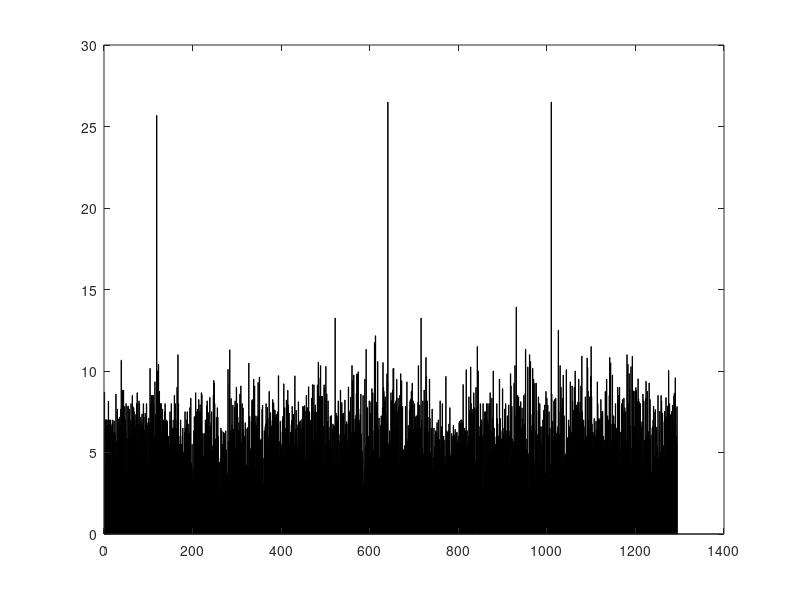

Source code (MATLAB): (Note: this script raises an error after producing the figure.)
% % % a practice for a timing test
% % % 1. read data and check
raw = load('./time.txt');
time(:, 3:4) = raw(2:end, 1:2);
time(:, 1:2) = raw(1:end-1, 3:4);
minute = mod(time, 100);
hour = floor(time/100);

X = hour(:, 1) < 20 | hour(:, 2) < 20 | hour(:, 3) > 12 | ...
	hour(:, 4) > 12 | minute(:, 1) > 59 | minute(:, 2) > 59 | ...
	minute(:, 3) > 59 | minute(:, 4) > 59;
Y = find(X);time(Y, :)

timec = time;
XXX = Y([7 16 18 23 33]);
timec(Y([3, 4]), 2) = timec(Y([3, 4]), 2) + 2400;
timec(Y(12), 1:2) = timec(Y(12), 1:2) + 2400;
timec(Y(15), 1:2) = timec(Y(15), 1:2) + 2400;
timec(XXX, :) = [];
minutec = mod(timec, 100);
hourc = floor(timec/100);
clear X Y XXX;

sleep0 = (hourc(:, 3) - hourc(:, 2) + 24) * 60 + ...
	minutec(:, 3) - minutec(:, 2);
sleep1 = (hourc(:, 4) - hourc(:, 1) + 24) * 60 + ...
	minutec(:, 4) - minutec(:, 1);
delay1 = (hourc(:, 2) - hourc(:, 1)) * 60 + minutec(:, 2) - minutec(:, 1);
delay2 = (hourc(:, 4) - hourc(:, 3)) * 60 + minutec(:, 4) - minutec(:, 3);

timex = timec;
X = sleep0 < 0 | delay1 < 0 | delay2 < 0;
Y = find(X);timex(Y, :)
timex(Y, :) = [];
minutex = mod(timex, 100);
hourx = floor(timex/100);
clear X Y;

startc = (hourx(:, 1)-24) * 60 + minutex(:, 1);
endc = hourx(:, 4) * 60 + minutex(:, 4);
sleep0 = (hourx(:, 3) - hourx(:, 2) + 24) * 60 + ...
	minutex(:, 3) - minutex(:, 2);
sleep1 = (hourx(:, 4) - hourx(:, 1) + 24) * 60 + ...
	minutex(:, 4) - minutex(:, 1);
delay1 = (hourx(:, 2) - hourx(:, 1)) * 60 + minutex(:, 2) - minutex(:, 1);
delay2 = (hourx(:, 4) - hourx(:, 3)) * 60 + minutex(:, 4) - minutex(:, 3);

clf; 
bar(sleep0/60); 
hold on; 
plot(smooth(sleep0/60, 30), 'linewidth', 3);
plot(smooth(sleep1/60, 30), 'linewidth', 3);

clf; 
plot(smooth(delay1/60, 30), 'linewidth', 3);
hold on;
plot(smooth(delay2/60, 30), 'linewidth', 3);

